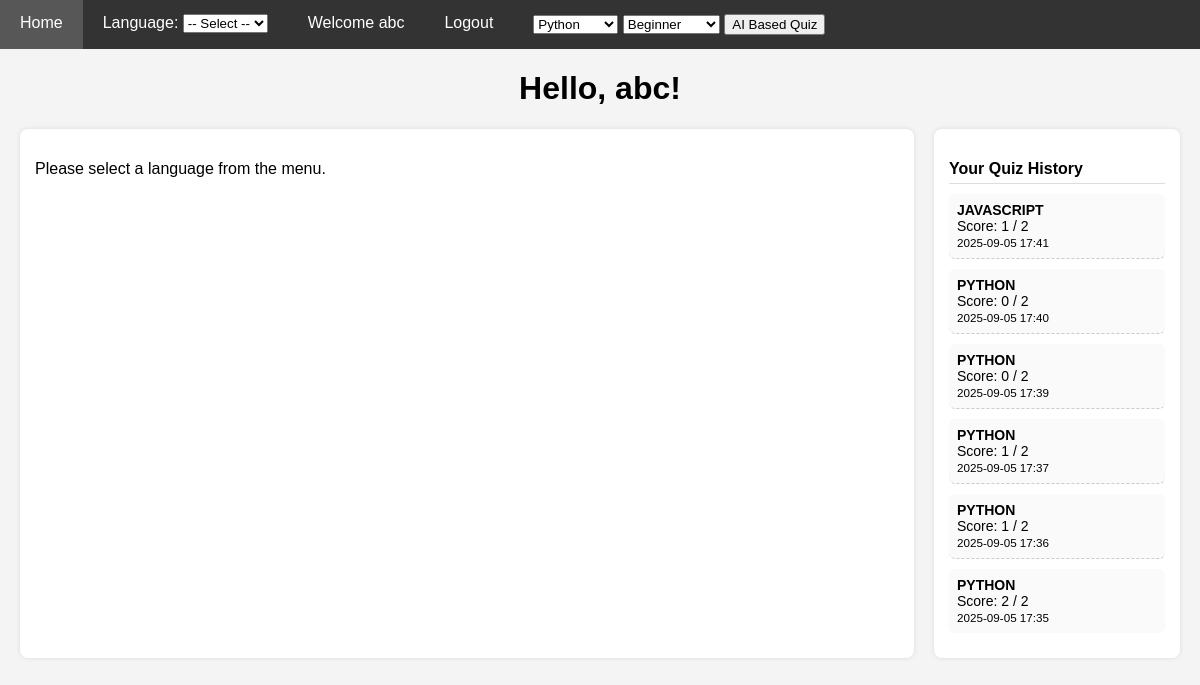
/quiz/quiz/ (signed in), run on an earlier commit of the app's database.
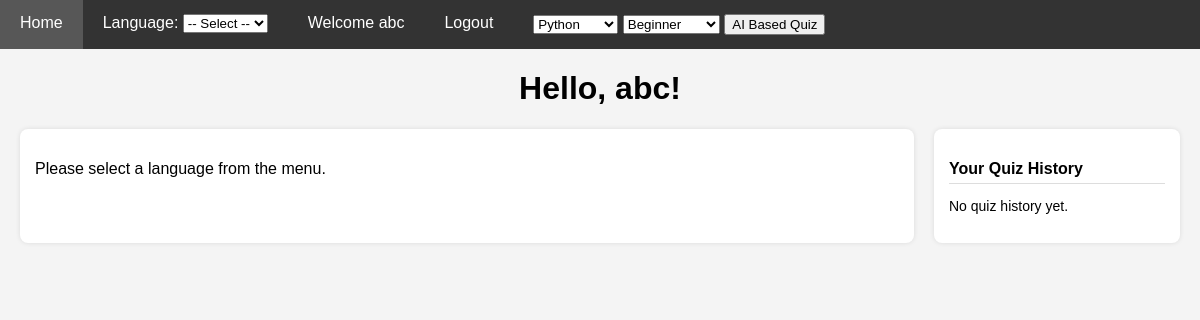
And on a later commit of the database.
### quiz/models.py (models this page shows, shortened)
class QuizHistory(models.Model):
    user = models.ForeignKey(User, verbose_name=_("User"), on_delete=models.CASCADE)
    score = models.IntegerField(_("Score"))
    date_taken = models.DateTimeField(_("Date Taken"), auto_now_add=True)
    detail=models.ForeignKey(Quiz,on_delete=models.CASCADE)

class Quiz(models.Model):
    LANGUAGE_OPTIONS = [
        ('PYTHON', 'Python'),
        ('JAVASCRIPT', 'JavaScript'),
        ('C','C')
    ]
    language = models.CharField(
        max_length=20,
        choices=LANGUAGE_OPTIONS,
        default='PYTHON'
    )
    questions = models.JSONField()

### quiz/views.py (the view, shortened to what this page needs)
# urls.py: path("quiz/", views.take_quiz, name="take_quiz"),                # no language → ask to select
@login_required
def take_quiz(request, language=None):
    history = QuizHistory.objects.filter(user=request.user).order_by("-date_taken")[:20]
    if not language:  # no language selected yet
        return render(request, "home.html", {"quiz": None, "history": history})

### templates/Home.html (shortened to what this page needs)
<!DOCTYPE html>
{% load static %}
<html lang="en">
<head>
  <link rel="stylesheet" href="{% static 'form.css' %}">
</head>
<body>
  {% include 'navbar.html' %}
  <center>
    {% if user.is_authenticated %}
      <h1>Hello, {{ user.username }}!</h1>
    {% else %}
      <h1>Hello, Guest!</h1>
    {% endif %}
  </center>
<div class="main-container">
  <div class="quiz-section">
    {% block main %}
      {% if user.is_authenticated %}
        {% if quiz %}
          {% if show_result %}
            {% include "quiz_result.html" %}
          {% else %}
            {% include "quiz_take.html" %}
          {% endif %}
        {% elif no_quiz %}
          <p>No quiz available for this language.</p>
        {% else %}
          <p>Please select a language from the menu.</p>
        {% endif %}
      {% else %}
        <p>First Login for the quiz</p>
      {% endif %}
    {% endblock main %}
  </div>
  {% include "history.html" %}
</div>
</body>
</html>

### templates/history.html
<div class="history-section">
  <h3>Your Quiz History</h3>
  {% if history %}
    {% for h in history %}
      <div class="history-item">
        <strong>{{ h.detail.language }}</strong><br>
        Score: {{ h.score }} / {{ h.detail.questions|length }}<br>
        <small>{{ h.date_taken|date:"Y-m-d H:i" }}</small>
      </div>
    {% endfor %}
  {% else %}
    <p>No quiz history yet.</p>
  {% endif %}
</div>

What changed in the data, as far as the page shows it:
removed QuizHistory: detail.language "JAVASCRIPT", score "1", detail.questions|length "2", date_taken "2025-09-05 17:41"
removed QuizHistory: detail.language "PYTHON", score "0", detail.questions|length "2", date_taken "2025-09-05 17:40"
removed QuizHistory: detail.language "PYTHON", score "0", detail.questions|length "2", date_taken "2025-09-05 17:39"
removed QuizHistory: detail.language "PYTHON", score "1", detail.questions|length "2", date_taken "2025-09-05 17:37"
removed QuizHistory: detail.language "PYTHON", score "1", detail.questions|length "2", date_taken "2025-09-05 17:36"
removed QuizHistory: detail.language "PYTHON", score "2", detail.questions|length "2", date_taken "2025-09-05 17:35"
Also different on the page:
text now shown: "No quiz history yet."
